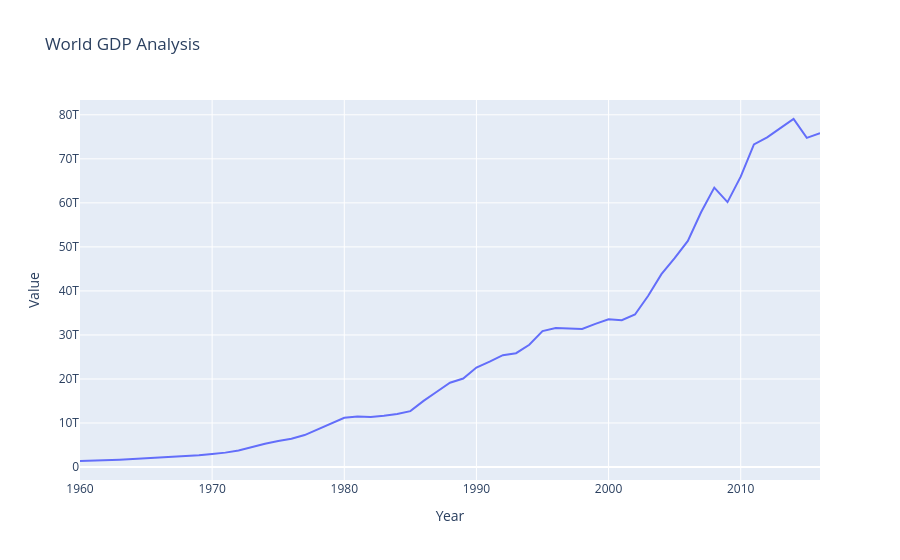

The cell this chart's notebook holds for it:
### Markdown cell above
<font face="Courier New" color="blue" size="5">PLOTTING</font>

### Code cell
df_pr=df[df['CountryName']=='World']
fig=px.line(df_pr,x='Year',y='Value',title='World GDP Analysis')
fig
